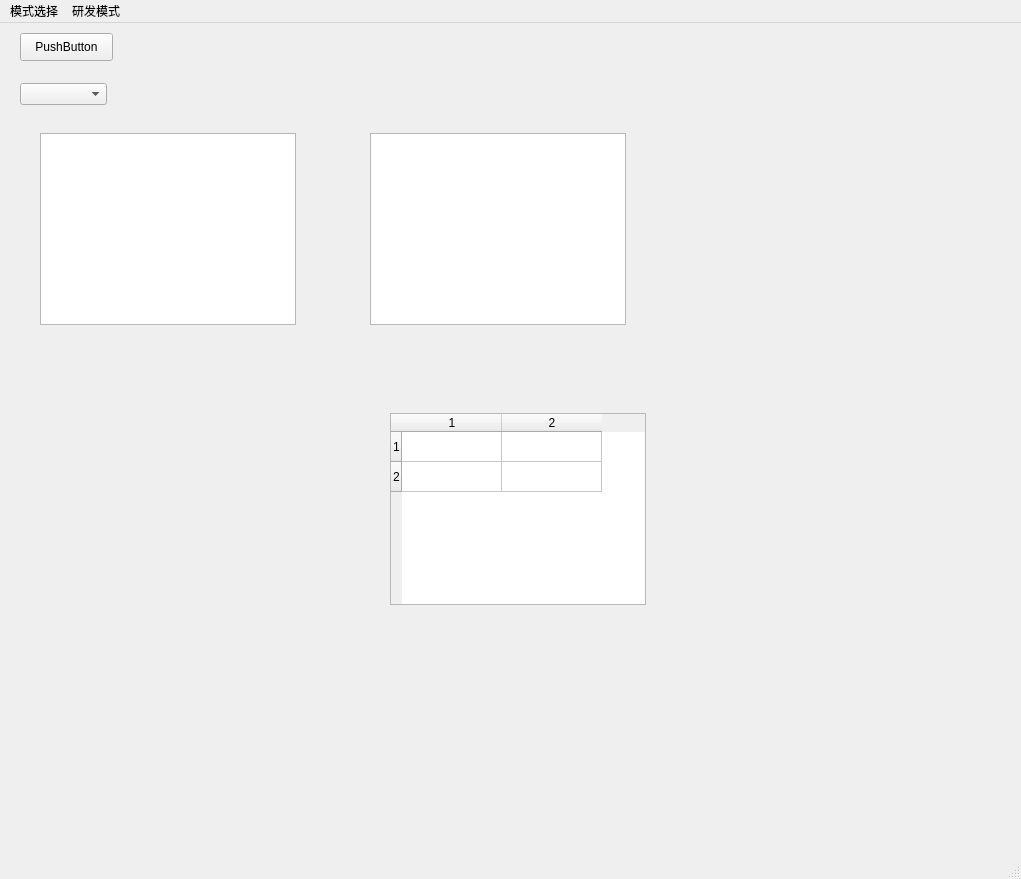
<?xml version="1.0" encoding="UTF-8"?>
<ui version="4.0">
 <class>MainWindow</class>
 <widget class="QMainWindow" name="MainWindow">
  <property name="geometry">
   <rect>
    <x>0</x>
    <y>0</y>
    <width>1021</width>
    <height>879</height>
   </rect>
  </property>
  <property name="windowTitle">
   <string>MainWindow</string>
  </property>
  <widget class="QWidget" name="centralwidget">
   <widget class="QPushButton" name="pushButton">
    <property name="geometry">
     <rect>
      <x>20</x>
      <y>10</y>
      <width>93</width>
      <height>28</height>
     </rect>
    </property>
    <property name="text">
     <string>PushButton</string>
    </property>
   </widget>
   <widget class="QComboBox" name="comboBox">
    <property name="geometry">
     <rect>
      <x>20</x>
      <y>60</y>
      <width>87</width>
      <height>22</height>
     </rect>
    </property>
   </widget>
   <widget class="QListWidget" name="listWidget">
    <property name="geometry">
     <rect>
      <x>40</x>
      <y>110</y>
      <width>256</width>
      <height>192</height>
     </rect>
    </property>
   </widget>
   <widget class="QTableWidget" name="tableWidget">
    <property name="geometry">
     <rect>
      <x>370</x>
      <y>110</y>
      <width>256</width>
      <height>192</height>
     </rect>
    </property>
   </widget>
   <widget class="QTableWidget" name="tableWidget_2">
    <property name="geometry">
     <rect>
      <x>390</x>
      <y>390</y>
      <width>256</width>
      <height>192</height>
     </rect>
    </property>
    <property name="rowCount">
     <number>2</number>
    </property>
    <property name="columnCount">
     <number>2</number>
    </property>
    <row/>
    <row/>
    <column/>
    <column/>
   </widget>
  </widget>
  <widget class="QMenuBar" name="menubar">
   <property name="geometry">
    <rect>
     <x>0</x>
     <y>0</y>
     <width>1021</width>
     <height>26</height>
    </rect>
   </property>
   <widget class="QMenu" name="menu">
    <property name="title">
     <string>模式选择</string>
    </property>
    <addaction name="separator"/>
    <addaction name="separator"/>
   </widget>
   <widget class="QMenu" name="menu_2">
    <property name="title">
     <string>研发模式</string>
    </property>
   </widget>
   <addaction name="menu"/>
   <addaction name="menu_2"/>
  </widget>
  <widget class="QStatusBar" name="statusbar"/>
 </widget>
 <resources/>
 <connections/>
</ui>
